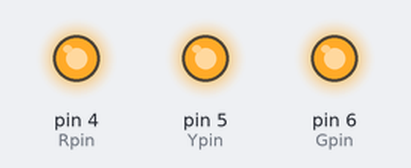
Simulated run of this sketch. Board: Arduino Uno, built with avr-gcc and run on an emulated ATmega328P. On the bench: output pins drawn as LEDs (lit = HIGH).

Above: at 0.5 s.
At 3.5 s:
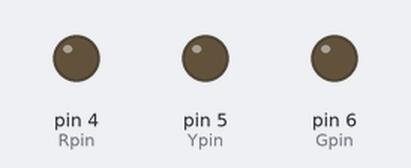
Timing chart, 0 to 4.6 s (numbered marks = the images above):
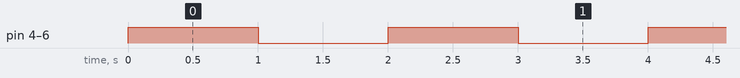

Measured:
- by itself, pin 4 (Rpin), pin 5 (Ypin), pin 6 (Gpin): alternates HIGH for 1.0 s and LOW for 1.0 s

The sketch:

LED_control_3.ino
```cpp
int Gpin = 6;
int Ypin = 5;
int Rpin = 4;
void setup()
{
  pinMode(Gpin , OUTPUT);
  pinMode(Ypin , OUTPUT);
  pinMode(Rpin , OUTPUT);
}

void loop()
{
  digitalWrite(Gpin , HIGH);
  digitalWrite(Ypin , HIGH);
  digitalWrite(Rpin , HIGH);
  delay(1000);
  digitalWrite(Gpin , LOW);
  digitalWrite(Ypin , LOW);
  digitalWrite(Rpin , LOW);
  delay(1000);
}
```
